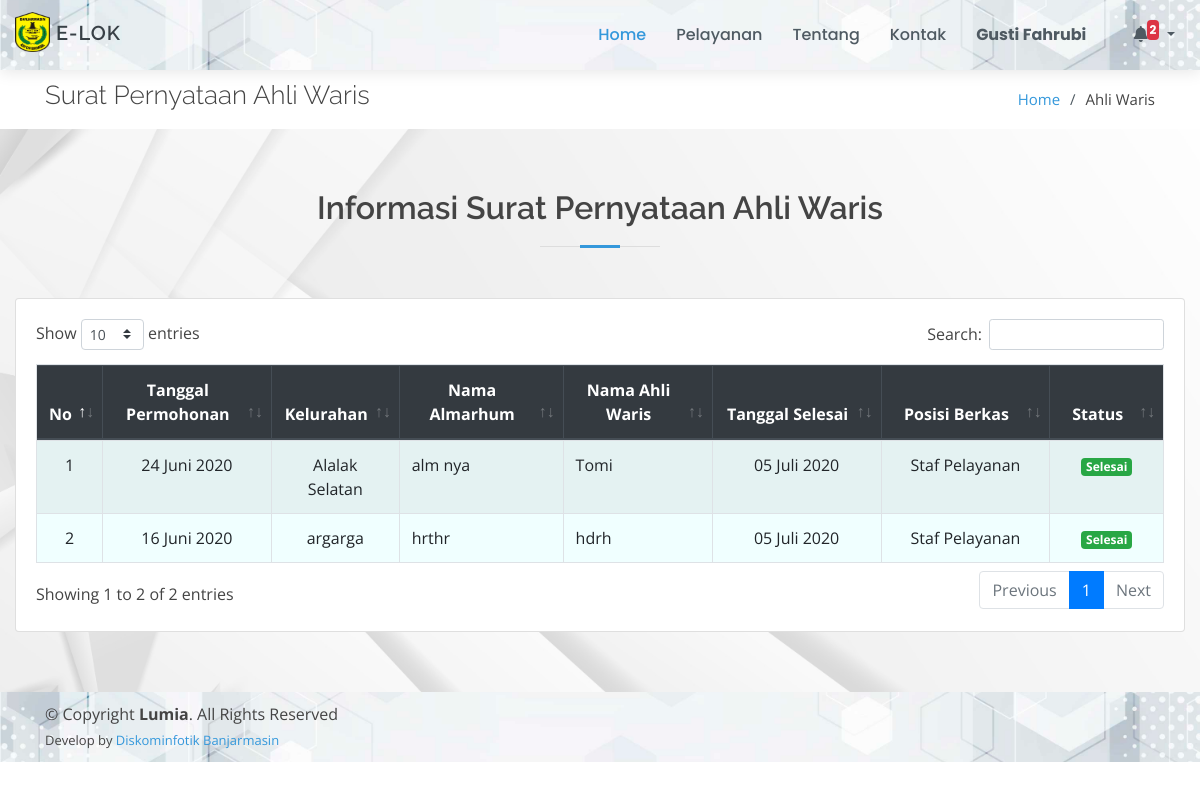
The app's page /page/ahli-waris/index.php (signed in) with its own data.
### tables this page shows
CREATE TABLE `ahli_waris` (
  `id_ahli_waris` int(11) NOT NULL,
  `tgl_permohonan` date NOT NULL,
  `kelurahan` varchar(50) NOT NULL,
  `nama_almarhum` varchar(50) NOT NULL,
  `nama_ahli_waris` varchar(50) NOT NULL,
  `alamat` text NOT NULL,
  `tgl_meninggal` date NOT NULL,
  `keterangan` text,
  `tgl_selesai` date DEFAULT NULL,
  `id_posisi` int(11) DEFAULT NULL,
  `status` varchar(50) NOT NULL
);

CREATE TABLE `posisi_berkas` (
  `id_posisi` int(11) NOT NULL,
  `posisi` text NOT NULL
);

### config/config.php (called while the page is built, shortened)
<?php
function base_url($url = null)
{
	$base_url = "http://localhost/layanan-kecamatan";
	if ($url != null) {
		return $base_url . "/" . $url;
	} else {
		return $base_url;
	}
}
$no = 1;

### config/bulan.php (called while the page is built, shortened)
<?php
$bln = array(
    '01' => 'Januari',
    '02' => 'Februari',
    '03' => 'Maret',
    '04' => 'April',
    '05' => 'Mei',
    '06' => 'Juni',
    '07' => 'Juli',
    '08' => 'Agustus',
    '09' => 'September',
    '10' => 'Oktober',
    '11' => 'November',
    '12' => 'Desember'
);
function tgl_indo($tanggal)
{
    $bulan = array(
        1 =>   'Januari',
        'Februari',
        'Maret',
        'April',
        'Mei',
        'Juni',
        'Juli',
        'Agustus',
        'September',
        'Oktober',
        'November',
        'Desember'
    );
    $pecahkan = explode('-', $tanggal);
    return $pecahkan[2] . ' ' . $bulan[(int) $pecahkan[1]] . ' ' . $pecahkan[0];
}

### page/ahli-waris/index.php (the view, shortened to what this page needs)
<!DOCTYPE html>
<html lang="en">
<?php
include_once "../../config/config.php";
include_once "../../config/bulan.php";
include_once "../../template/ui/head.php";
?>
<body>
    <?php include_once "../../template/ui/header.php"; ?>
    <main id="main">
        <section id="breadcrumbs" class="breadcrumbs">
            <div class="container">
                <div class="d-flex justify-content-between align-items-center">
                    <h2>Surat Pernyataan Ahli Waris</h2>
                    <ol>
                        <li><a href="<?= base_url(); ?>">Home</a></li>
                        <li>Ahli Waris</li>
                    </ol>
                </div>
            </div>
        </section>
        <section id="services" class="services graform">
            <div class="container-fluid">
                <div class="section-title">
                    <h2>Informasi Surat Pernyataan Ahli Waris</h2>
                </div>
                <div class="row">
                    <div class="col-md-12">
                        <div class="card">
                            <div class="card-body">
                                <div class="table-responsive">
                                    <table class="table table-bordered table-striped" id="example1">
                                        <thead class="thead-dark">
                                            <tr align="center">
                                                <th>No</th>
                                                <th>Tanggal Permohonan</th>
                                                <th>Kelurahan</th>
                                                <th>Nama Almarhum</th>
                                                <th>Nama Ahli Waris</th>
                                                <th>Tanggal Selesai</th>
                                                <th>Posisi Berkas</th>
                                                <th>Status</th>
                                            </tr>
                                        </thead>
                                        <a href="#">
                                            <tbody style="background-color: azure">
                                                <?php
                                                $data = $koneksi->query("SELECT * FROM ahli_waris ORDER BY id_ahli_waris DESC");
                                                foreach ($data as $row) {
                                                    $po = $koneksi->query("SELECT * FROM posisi_berkas WHERE id_posisi = '$row[id_posisi]'")->fetch_array();
                                                ?>
                                                    <tr align="center">
                                                        <td width="5%"><?= $no++; ?></td>
                                                        <td width="15%">
                                                            <?=
                                                                tgl_indo($row['tgl_permohonan']);
                                                            ?>
                                                        </td>
                                                        <td><?= $row['kelurahan'] ?></td>
                                                        <td align="left"><?= $row['nama_almarhum'] ?></td>
                                                        <td align="left"><?= $row['nama_ahli_waris'] ?></td>
                                                        <td width="15%">
                                                            <?php
                                                            if ($row['tgl_selesai']) {
                                                                echo
                                                                    date('d', strtotime($row['tgl_selesai'])) . " " .
                                                                        $bln[date('m', strtotime($row['tgl_selesai']))] . " " .
                                                                        date('Y', strtotime($row['tgl_selesai']));
                                                            } else {
                                                                echo "-";
                                                            }
                                                            ?>
                                                        </td>
                                                        <td width="15%"><?= $po['posisi'] ?></td>
                                                        <td width="10%">
                                                            <?php
                                                            if ($row['status'] == "Belum Diproses") {
                                                                echo "<span class='badge badge-danger'>" . $row['status'] . "</span>";
                                                            } elseif ($row['status'] == "Dalam Proses") {
                                                                echo "<span class='badge badge-warning'>" . $row['status'] . "</span>";
                                                            } else {
                                                                echo "<span class='badge badge-success'>" . $row['status'] . "</span>";
                                                            }
                                                            ?>
                                                        </td>
                                                    </tr>
                                                <?php } ?>
                                            </tbody>
                                        </a>
                                    </table>
                                </div>
                            </div>
                        </div>
                    </div>
                </div>
            </div>
        </section>
    </main>
    <?php include_once "../../template/ui/footer.php"; ?>
</body>
</html>

### assets/ui/assets/css/style.css (style rules this page uses)
body { font-family: "Open Sans", sans-serif; color: #444444; }
a { color: #3498db; }
h1, h2, h3, h4, h5, h6 { font-family: "Raleway", sans-serif; }
section { padding: 60px 0; }
.section-title { text-align: center; padding-bottom: 30px; }
.section-title h2 { font-size: 32px; font-weight: 600; margin-bottom: 20px; padding-bottom: 20px; position: relative; }
.section-title h2::before { content: ''; position: absolute; display: block; width: 120px; height: 1px; background: #ddd; bottom: 1px; left: calc(50% - 60px); }
.section-title h2::after { content: ''; position: absolute; display: block; width: 40px; height: 3px; background: #3498db; bottom: 0; left: calc(50% - 20px); }
.breadcrumbs { padding: 10px 0; margin-top: 70px; background-color: #fff; }
.breadcrumbs h2 { font-size: 26px; font-weight: 300; }
.breadcrumbs ol { display: flex; flex-wrap: wrap; list-style: none; padding: 0; margin: 0; font-size: 15px; }
.breadcrumbs ol li+li { padding-left: 10px; }
.breadcrumbs ol li+li::before { display: inline-block; padding-right: 10px; color: #4f5a62; content: "/"; }
.graform { background: url('../../../bg-cover/putih2.jpg') center center no-repeat; background-size: cover; position: relative; }

### records on screen
ahli_waris: tgl_permohonan "24 Juni 2020", kelurahan "Alalak Selatan", nama_almarhum "alm nya", nama_ahli_waris "Tomi", tgl_selesai "05", tgl_selesai "Juli", tgl_selesai "2020", id_posisi.posisi "Staf Pelayanan", status "Selesai"
ahli_waris: tgl_permohonan "16 Juni 2020", kelurahan "argarga", nama_almarhum "hrthr", nama_ahli_waris "hdrh", tgl_selesai "05", tgl_selesai "Juli", tgl_selesai "2020", id_posisi.posisi "Staf Pelayanan", status "Selesai"

### other values on screen
$_SESSION['nama'] "Gusti Fahrubi"
$jmltotal "2"
